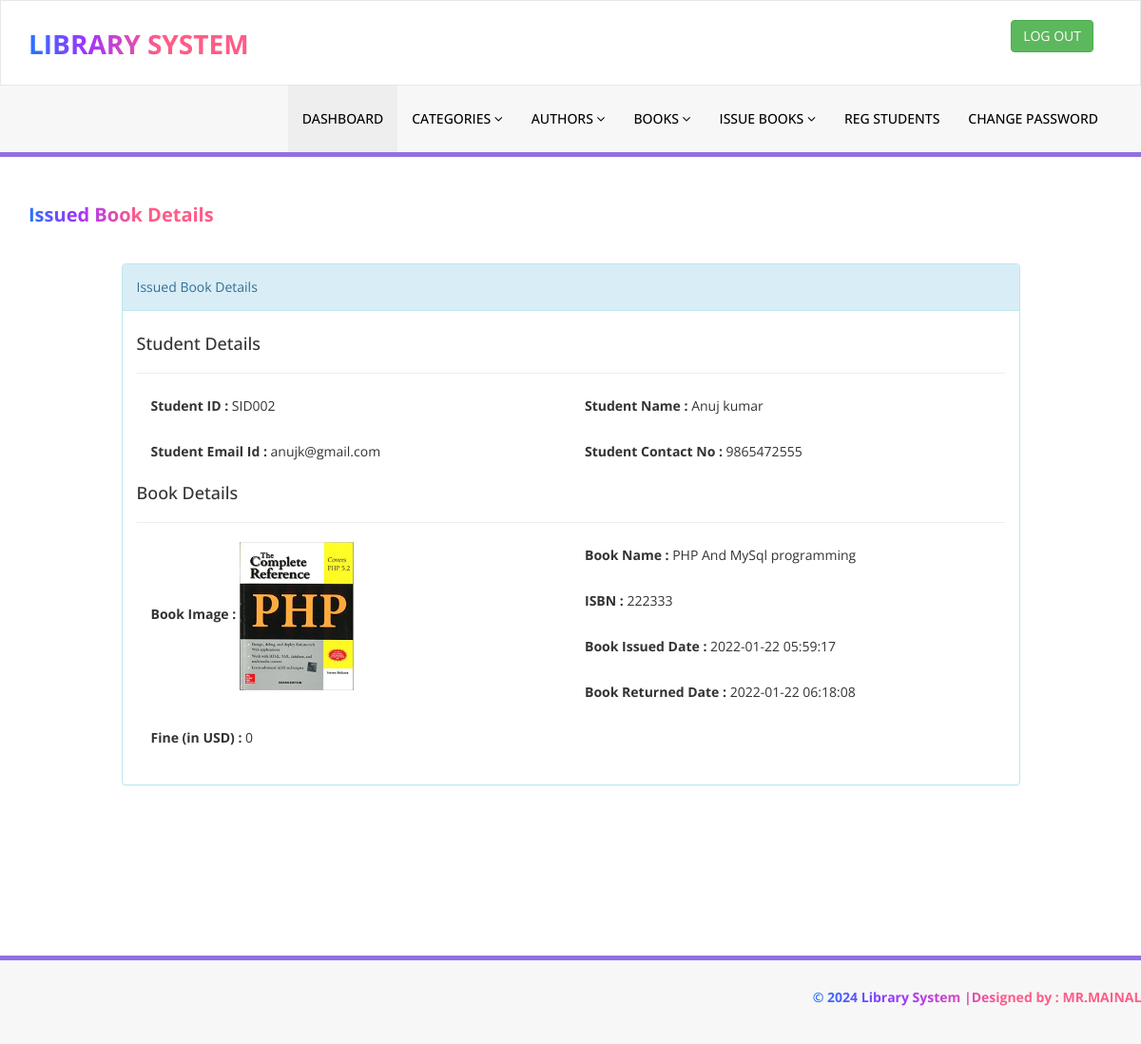
The app's page /admin/update-issue-bookdeails.php?rid=8 (signed in) with its own data.
### tables this page shows
CREATE TABLE `tblissuedbookdetails` (
  `id` int(11) NOT NULL,
  `BookId` int(11) DEFAULT NULL,
  `StudentID` varchar(150) DEFAULT NULL,
  `IssuesDate` timestamp NULL DEFAULT current_timestamp(),
  `ReturnDate` timestamp NULL DEFAULT NULL ON UPDATE current_timestamp(),
  `RetrunStatus` int(1) DEFAULT NULL,
  `fine` int(11) DEFAULT NULL
);

CREATE TABLE `tblstudents` (
  `id` int(11) NOT NULL,
  `StudentId` varchar(100) DEFAULT NULL,
  `FullName` varchar(120) DEFAULT NULL,
  `EmailId` varchar(120) DEFAULT NULL,
  `MobileNumber` char(11) DEFAULT NULL,
  `Password` varchar(120) DEFAULT NULL,
  `Status` int(1) DEFAULT NULL,
  `RegDate` timestamp NULL DEFAULT current_timestamp(),
  `UpdationDate` timestamp NULL DEFAULT NULL ON UPDATE current_timestamp()
);

CREATE TABLE `tblbooks` (
  `id` int(11) NOT NULL,
  `BookName` varchar(255) DEFAULT NULL,
  `CatId` int(11) DEFAULT NULL,
  `AuthorId` int(11) DEFAULT NULL,
  `ISBNNumber` varchar(25) DEFAULT NULL,
  `BookPrice` decimal(10,2) DEFAULT NULL,
  `bookImage` varchar(250) NOT NULL,
  `isIssued` int(1) DEFAULT NULL,
  `RegDate` timestamp NULL DEFAULT current_timestamp(),
  `UpdationDate` timestamp NULL DEFAULT NULL ON UPDATE current_timestamp()
);

### admin/update-issue-bookdeails.php (the view, shortened to what this page needs)
<?php
include('includes/config.php');
if(strlen($_SESSION['alogin'])==0)
    {
header('location:index.php');
}
else{
?>
<!DOCTYPE html>
<html xmlns="http://www.w3.org/1999/xhtml">
<head>
    <link href="assets/css/bootstrap.css" rel="stylesheet" />
    <link href="assets/css/font-awesome.css" rel="stylesheet" />
    <link href="assets/css/style.css" rel="stylesheet" />
</head>
<body>
<?php include('includes/header.php');?>
    <div class="content-wrapper">
         <div class="container">
        <div class="row pad-botm">
            <div class="col-md-12">
                <h4 style="font-size: 20px;
    font-weight: bold;
    background: linear-gradient(83.84deg, #0088FF -6.87%, #A033FF 26.54%, #FF5C87 58.58%);
    -webkit-background-clip: text;
    -webkit-text-fill-color: transparent;
    background-clip: text;
    text-fill-color: transparent; float:left;">Issued Book Details</h4>
                            </div>
</div>
<div class="row">
<div class="col-md-10 col-sm-6 col-xs-12 col-md-offset-1">
<div class="panel panel-info">
<div class="panel-heading">
Issued Book Details
</div>
<div class="panel-body">
<form role="form" method="post">
<?php
$rid=intval($_GET['rid']);
$sql = "SELECT tblstudents.StudentId ,tblstudents.FullName,tblstudents.EmailId,tblstudents.MobileNumber,tblbooks.BookName,tblbooks.ISBNNumber,tblissuedbookdetails.IssuesDate,tblissuedbookdetails.ReturnDate,tblissuedbookdetails.id as rid,tblissuedbookdetails.fine,tblissuedbookdetails.RetrunStatus,tblbooks.id as bid,tblbooks.bookImage from  tblissuedbookdetails join tblstudents on tblstudents.StudentId=tblissuedbookdetails.StudentId join tblbooks on tblbooks.id=tblissuedbookdetails.BookId where tblissuedbookdetails.id=:rid";
$query = $dbh -> prepare($sql);
$query->bindParam(':rid',$rid,PDO::PARAM_STR);
$query->execute();
$results=$query->fetchAll(PDO::FETCH_OBJ);
if($query->rowCount() > 0)
{
foreach($results as $result)
{               ?>
<h4>Student Details</h4>
<hr />
<div class="col-md-6">
<div class="form-group">
<label>Student ID :</label>
<?php echo htmlentities($result->StudentId);?>
</div></div>
<div class="col-md-6">
<div class="form-group">
<label>Student Name :</label>
<?php echo htmlentities($result->FullName);?>
</div></div>
<div class="col-md-6">
<div class="form-group">
<label>Student Email Id :</label>
<?php echo htmlentities($result->EmailId);?>
</div></div>
<div class="col-md-6">
<div class="form-group">
<label>Student Contact No :</label>
<?php echo htmlentities($result->MobileNumber);?>
</div></div>
<h4>Book Details</h4>
<hr />
<div class="col-md-6">
<div class="form-group">
<label>Book Image :</label>
<img src="bookimg/<?php echo htmlentities($result->bookImage); ?>" width="120">
</div></div>
<div class="col-md-6">
<div class="form-group">
<label>Book Name :</label>
<?php echo htmlentities($result->BookName);?>
</div>
</div>
<div class="col-md-6">
<div class="form-group">
<label>ISBN :</label>
<?php echo htmlentities($result->ISBNNumber);?>
</div>
</div>
<div class="col-md-6">
<div class="form-group">
<label>Book Issued Date :</label>
<?php echo htmlentities($result->IssuesDate);?>
</div></div>
<div class="col-md-6">
<div class="form-group">
<label>Book Returned Date :</label>
<?php if($result->ReturnDate=="")
                                            {
                                                echo htmlentities("Not Return Yet");
                                            } else {
                                            echo htmlentities($result->ReturnDate);
}
                                            ?>
</div>
</div>
<div class="col-md-12">
<div class="form-group">
<label>Fine (in USD) :</label>
<?php
if($result->fine=="")
{?>
<input class="form-control" type="text" name="fine" id="fine"  required />
<?php }else {
echo htmlentities($result->fine);
}
?>
</div>
</div>
 <?php if($result->RetrunStatus==0){?>
<button type="submit" name="return" id="submit" class="btn btn-info">Return Book </button>
 </div>
<?php }}} ?>
                                    </form>
                            </div>
                        </div>
                            </div>
        </div>
    </div>
    </div>
  <?php include('includes/footer.php');?>
</body>
</html>
<?php } ?>

### admin/assets/css/style.css (style rules this page uses)
.content-wrapper { margin-top: 40px; min-height:800px; padding-bottom:90px; }
.pad-botm { padding-bottom:30px; }

### records on screen
tblissuedbookdetails: tblstudents.StudentId "SID002", tblstudents.FullName "Anuj kumar", tblstudents.EmailId "anujk@gmail.com", tblstudents.MobileNumber "9865472555", BookId.bookImage (picture), BookId.BookName "PHP And MySql programming", BookId.ISBNNumber "222333", IssuesDate "2022-01-22 05:59:17", ReturnDate "2022-01-22 06:18:08", fine "0"
